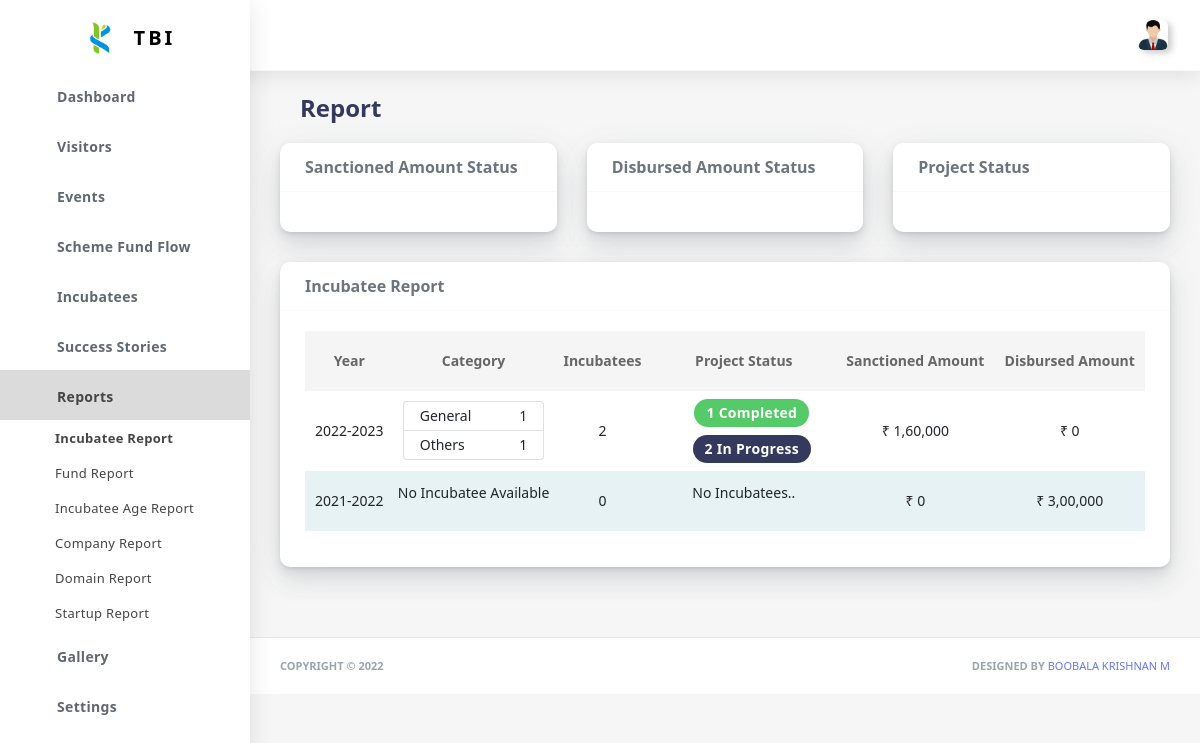
Page /reportIncubatee/ (signed in) on the committed database.
### Users/models.py (models this page shows, shortened)
class FinancialYear(models.Model):
    financialYear = models.CharField(
        max_length=12,
        validators=[
            RegexValidator(
                regex='^[0-9-]*$',
                message='Financial Year must be in the format YYYY-YYYY',
                code='invalid_username'
            ),
        ],
        verbose_name='Financial Year',
        primary_key=True,
    )

class Incubatee(models.Model):
    incubatee_ID = models.CharField(
        max_length=50,
        primary_key=True,
        verbose_name="Incubatee ID"
    )
    financialYear = models.ForeignKey(
        FinancialYear,
        on_delete=models.CASCADE, null=True,blank=True,
        verbose_name="Financial Year",
        help_text = "Year entered into TBI.."
    )
    name = models.CharField(
        max_length=50,
        validators=[validators['text']],
        verbose_name="Incubatee Name"
    )
    gender = models.CharField(
        max_length=8,
        choices=validators['gender'],
        verbose_name="Gender"
    )
    dob = models.DateField(verbose_name="Date of Birth")
    community = models.CharField(
        max_length=8,
        choices=validators['community'],
        verbose_name="Community"
    )
    mail = models.EmailField(
        max_length=60,
        verbose_name="Email ID",
    )
    mobile = models.CharField(
        max_length=10,
        validators=[validators["PhoneNumber"]],
        verbose_name="Mobile Number"
    )
    state = models.CharField(
        max_length=30, verbose_name="State"
    )
    city = models.CharField(
        max_length=30, verbose_name="City"
    )
    aadhaar = models.CharField(
        validators=[validators['Aadhaar']],
        max_length=12,
        null=False,
        verbose_name="Aadhaar Card Number",
        unique=True
    )
    pan = models.CharField(
        max_length=15,
        null=True,
        blank=True,
        validators=[validators['Pan']],
        verbose_name="PAN Card Number",
        unique=True
    )
    education = models.CharField(
        max_length=10,
        choices=validators['education'],
        verbose_name="Educational Qualification",
    )
    degree = models.CharField(
        max_length=15,
        default="",
        validators=[validators['textspecial']],
        verbose_name="Degree",
        null=True, blank=True,
        help_text="B.Tech., Civil"
    )
    university = models.CharField(
        max_length=50,
        default="",
        blank=True,null=True,
        validators=[validators['text']],
        verbose_name="University (or) School (or) College"
    )
    profile = models.ImageField(
        upload_to=incubatee_Photos,
        verbose_name='Profile Picture',
        null=True,
        blank=True,
        default='Front End/Images/user.png'
    )
    alumini = models.CharField(
        max_length=20,
        null=True,
        blank=True,
        verbose_name = "Alumini of ",
        choices=(
            ("KEC", "KEC"),
            ("KPIT", "KPIT"),
            ("ITI", "ITI"),
            ("Kongu Arts & Science", "Kongu Arts & Science"),
        ),
    )
    year = models.IntegerField(
        verbose_name="Passout Year",
        help_text="Passout Year E.g.. 2022",
        null = True,blank= True,
    )
    updateOn = models.DateField(default=datetime.date.today,null=True,blank=True)

class Project(models.Model):
    incubatee = models.ForeignKey(
        Incubatee,
        on_delete=models.SET_NULL, null=True,
        verbose_name="Select Incubatee", blank=True,
    )
    financialYear = models.ForeignKey(
        FinancialYear,
        on_delete=models.CASCADE,
        verbose_name="Select Financial Year"
    )
    scheme = models.ForeignKey(
        Schemes,
        on_delete=models.CASCADE,
        verbose_name="Select Scheme",
    )
    fund_type = models.ForeignKey(
        FundingType,
        on_delete=models.CASCADE,
        verbose_name="Select Fund Type"
    )
    title = models.CharField(
        max_length=50,
        validators=[validators['text']],
        verbose_name="Project Title"
    )
    domain = models.CharField(
        max_length=50,
        validators=[validators['text']],
        verbose_name="Project Domain",
        help_text="e.g. 'Computer Science', 'EEE', etc."
    )
    description = models.TextField(
        verbose_name="Project Description",
    )
    term = models.IntegerField(
        verbose_name="Project Term (in months)",
        help_text="e.g. 3, 6, 12",
        validators=[validators['minimum']],
    )
    amount = models.CharField(max_length=20,
        validators = [validators['numbers']],
        verbose_name="Project Sanctioned Amount (in Rs.)"
    )
    amountSanctionedDate = models.DateField(
        verbose_name="Amount Sanctioned Date",
        null=True,blank=True,
    )
    startDate = models.DateField(verbose_name="Project Start Date",null=True,blank=True)
    endDate = models.DateField(
        null=True,  blank=True, verbose_name="Project End Date"
    )
    status = models.CharField(
        max_length=12,
        choices=(
            ('In Progress', 'In Progress'),
            ('Completed', 'Completed'),
            ('Discontinued', 'Discontinued')
        ),
        default="In Progress",
        verbose_name="Project Status"
    )
    projectStatus = models.CharField(
        max_length=22,
        choices=(
            ('Proof of Concept', 'Proof of Concept'),
            ('Prototype', 'Prototype'),
            ('Minimum Viable Product', 'Minimum Viable Product'),
            ('Product', 'Product'),
            ('Commercialised', 'Commercialised'),
        ),
        default="Proof of Concept",
        verbose_name="Product Status"
    )
    completionDate = models.DateField(
        null=True,  blank=True, verbose_name="Project Completion Date"
    )
    outcome = models.TextField(
        null=True,  blank=True, verbose_name="Project Outcome"
    )
    closureReport = models.FileField(
        upload_to=closureReport_Certificate,
        null=True,  blank=True,
        verbose_name="Project Closure Report"
    )
    certifiedUC_SE = models.FileField(
        upload_to=UCReport_Certificate,
        null=True,  blank=True,
        verbose_name="Project Certified UC Report"
    )
    dropoutDate = models.DateField(
        null=True, blank=True,
        verbose_name="Dropout Date"
    )
    updateOn = models.DateField(default=datetime.date.today)
    class Meta:
        unique_together = ("incubatee", "scheme",)

### Users/views.py (the view)
# urls.py: path('reportIncubatee/',views.reportIncubatee,name = 'reportIncubatee'),
@login_required(login_url='/login/')
def reportIncubatee(request):
    report = FinancialYear.objects.all().values().order_by("-financialYear")
    for i in report:
        inc = Incubatee.objects.filter(financialYear_id = i['financialYear'])
        i['community'] = inc.values('community').annotate(communities = Count('community'))
        i['gender'] = inc.values('gender').annotate(genders = Count('gender'))
        i['total'] = inc.count()
        i['sanctionedAmt'] = 0
        for j in Project.objects.all().values():
            if j['amountSanctionedDate'].month > 3:
                if (str(j['amountSanctionedDate'].year) + "-" + str(j['amountSanctionedDate'].year + 1)) == i['financialYear']:
                    i['sanctionedAmt'] += getAmount(j['amount'])
            else:
                if (str(j['amountSanctionedDate'].year - 1) + "-" + str(j['amountSanctionedDate'].year)) == i['financialYear']:
                    i['sanctionedAmt'] += getAmount(j['amount'])
        i['sanctionedAmt'] = currencySeparator(i['sanctionedAmt'])
        i['status'] = Project.objects.filter(incubatee__in = inc).values('status').annotate(statuses = Count('status'))
        total = 0
        for j in Installment.objects.all().values():
            if j['disbursedOn'] > datetime.date((j['disbursedOn']).year,3,31):
                if (str(j['disbursedOn'].year) + "-" + str(j['disbursedOn'].year + 1)) == i['financialYear']:
                    total += getAmount(j['disbursedAmt'])
            else:
                if (str(j['disbursedOn'].year - 1) + "-" + str(j['disbursedOn'].year)) == i['financialYear']:
                    total += getAmount(j['disbursedAmt'])
        i['disbursed'] = currencySeparator(total)
    charts = {
        "projectStatus":[
            Project.objects.all().filter(status = "Completed").values('status').count(),
            Project.objects.all().filter(status = "Discontinued").values('status').count(),
            Project.objects.all().filter(status = "In Progress").values('status').count(),
        ],
        "years":[ i['amountSanctionedDate'].strftime("%Y-%m-%dT%H:%M:%S") for i in Project.objects.all().values('amountSanctionedDate').order_by("amountSanctionedDate")],
        "sanctioned":[ getAmount(i['amount']) for i in Project.objects.all().values('amount')],
        "years1":[ i['disbursedOn'] for i in Installment.objects.all().values('disbursedOn')],
        "disbursed":[ getAmount(i['disbursedAmt']) for i in Installment.objects.all().values('disbursedAmt')],
    }
    return render(request, 'incubateeReport.html', {
        "report":report,
        "charts":charts
    })

### Users/functions.py (called while the page is built)
def getAmount(value):
    try:
        return int((value).replace(",",""))
    except:
        return 0

### Users/models.py (called while the page is built)
def currencySeparator(value):
    if(value == None):
        return 0
    amt = ''
    try:
        value = str(int(value))
    except:
        value = str(getAmount(value))
    if len(value) > 3:
        temp = len(value)-5
        for i in range(len(value)-4, -1, -1):
            if i == temp:
                amt += value[i] + ','
                temp -= 2
            else:
                amt += value[i]
        amt = amt[::-1] + ',' + value[-3:]
    else:
        amt = str(value)
    return amt[1:] if amt[0] == ',' else amt

### Front End/Templates/Reports/incubateeReport.html (shortened to what this page needs)
{% extends "body.html" %}
{% load crispy_forms_tags %}
{% load static %}
{% block content %}
<div class="main-content">
    <section class="section">
        <div class="section-header">
            <div class="col">
                <h1>Report</h1>
            </div>
        </div>
        <div class="row">
            <div class="col-lg-4 col-md-4 col-sm-12 col-xs-12 col-4">
                <div class="card">
                    <div class="card-header">
                        <h4>Sanctioned Amount Status</h4>
                    </div>
                    <div class="card-body">
                    </div>
                </div>
            </div>
            <div class="col-lg-4 col-md-4 col-sm-12 col-xs-12 col-4">
                <div class="card">
                    <div class="card-header">
                        <h4>Disbursed Amount Status</h4>
                    </div>
                    <div class="card-body">
                    </div>
                </div>
            </div>
            <div class="col-lg-4 col-md-4 col-sm-12 col-xs-12 col-4">
                <div class="card">
                  <div class="card-header">
                    <h4>Project Status</h4>
                  </div>
                  <div class="card-body">
                  </div>
                </div>
            </div>
        </div>
        <div class="row">
            <div class="col-12 col-sm-12 col-lg-12">
                <div class="card">
                    <div class="card-header">
                        <h4>Incubatee Report</h4>
                    </div>
                    <div class="card-body">
                        <div class="table-responsive table-invoice">
                            <table class="table table-striped text-center">
                                <thead>
                                    <tr>
                                        <th>Year</th>
                                        <th>Category</th>
                                        <th>Incubatees</th>
                                        <th>Project Status</th>
                                        <th>Sanctioned Amount</th>
                                        <th>Disbursed Amount</th>
                                    </tr>
                                </thead>
                                {% for i in report %}
                                <tr class="p-2">
                                    <td>{{ i.financialYear }}</td>
                                    <td class="p-1">
                                        <b>
                                            <div class="d-flex justify-content-center">
                                                <ul class="list-group">
                                                    {% for j in i.community %}
                                                    <li class="list-group-item p-0 pl-3 pr-3">
                                                        <p class="">
                                                            <span class="float-left">
                                                                {{ j.community }}
                                                            </span>
                                                            <span class="float-right ml-5">
                                                                {{ j.communities }}
                                                            </span>
                                                        </p>
                                                    </li>
                                                    {% empty %}
                                                </ul>
                                                <p>No Incubatee Available</p>
                                                {% endfor %}
                                            </div>
                                        </b>
                                    </td>
                                    <td class="text-center">{{ i.total }}</td>
                                    <td>
                                        {% for j in i.status  %}
                        {% if j.status == 'In Progress' %}
                                        <div class="col-12 col-md-12 m-2">
                                            <div class=" badge badge-secondary">{{ j.statuses }} {{ j.status }}</div>
                                        </div>
                                        {% elif j.status == 'Completed' %}
                                        <div class="col-12 col-md-12 m-2">
                                            <div class=" badge badge-success">{{ j.statuses }} {{ j.status }}</div>
                                        </div>
                                        {% else %}
                                        <div class="col-12 col-md-12 m-2">
                                            <div class=" badge badge-danger">{{ j.statuses }} {{ j.status }}</div>
                                        </div>
                                        {% endif %}
                        {% empty %}
                                        <p>No Incubatees..</p>
                                        {% endfor %}
                                    </td>
                                    <td class="">₹ {{ i.sanctionedAmt }}</td>
                                    <td class="">₹ {{ i.disbursed }}</td>
                                </tr>
                                {% endfor %}
                            </table>
                        </div>
                    </div>
                </div>
            </div>
        </div>
    </section>
</div>
{% endblock content %}

### Front End/CSS/custom.css (style rules this page uses)
.badge { font-size: inherit !important; }

### Front End/CSS/components.css (style rules this page uses)
.float-right { float: right; }

### rows in the picture
FinancialYear: financialYear "2022-2023", total "2", sanctionedAmt "1,60,000", disbursed "0"
Incubatee: community "General", communities "1"
Incubatee: community "Others", communities "1"
Project: statuses "1", status "Completed"
Project: statuses "2", status "In Progress"
FinancialYear: financialYear "2021-2022", total "0", sanctionedAmt "0", disbursed "3,00,000"
